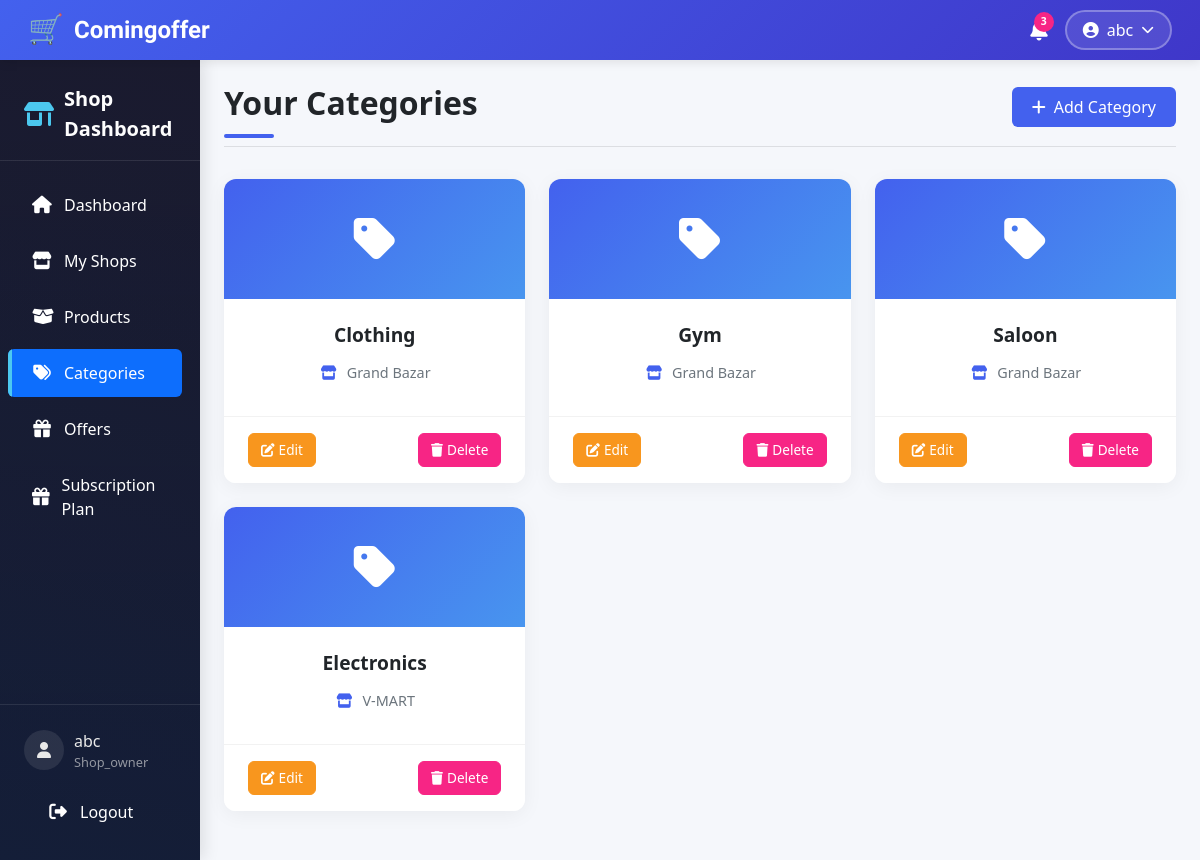
Before: /dashboard/categories.php (signed in) with the older database file.
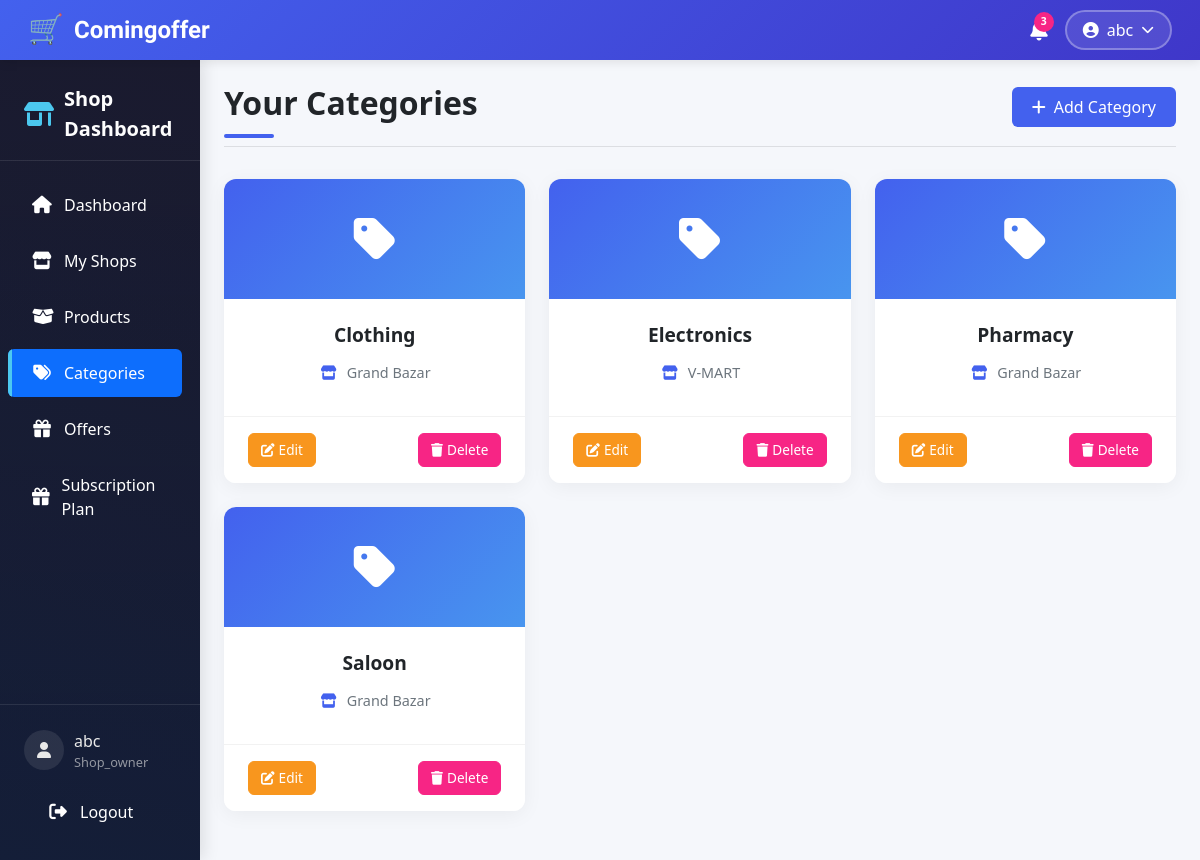
After: the same page with the newer database file.
### tables this page shows
CREATE TABLE `categories` (
  `category_id` int(11) NOT NULL,
  `shop_id` int(11) DEFAULT NULL,
  `category_name` varchar(100) DEFAULT NULL,
  `created_at` timestamp NOT NULL DEFAULT current_timestamp()
);

CREATE TABLE `shops` (
  `shop_id` int(11) NOT NULL,
  `owner_id` int(11) DEFAULT NULL,
  `shop_name` varchar(100) DEFAULT NULL,
  `address` text DEFAULT NULL,
  `city` varchar(100) DEFAULT NULL,
  `state` varchar(100) DEFAULT NULL,
  `pincode` varchar(10) DEFAULT NULL,
  `latitude` decimal(10,8) DEFAULT NULL,
  `longitude` decimal(11,8) DEFAULT NULL,
  `created_at` timestamp NOT NULL DEFAULT current_timestamp(),
  `image` varchar(255) DEFAULT NULL
);

### dashboard/categories.php (the view, shortened to what this page needs)
<?php
require_once '../config/db.php';
$user_id = $_SESSION['user_id'];
$query = "SELECT c.*, s.shop_name FROM categories c
          JOIN shops s ON c.shop_id = s.shop_id
          WHERE s.owner_id = $user_id";
$result = $conn->query($query);
?>
<!DOCTYPE html>
<html lang="en">
<head>
    <link href="https://cdn.jsdelivr.net/npm/bootstrap@5.3.0/dist/css/bootstrap.min.css" rel="stylesheet">
    <link rel="stylesheet" href="https://cdnjs.cloudflare.com/ajax/libs/font-awesome/6.4.0/css/all.min.css">
</head>
<body>
    <?php include '../includes/navbar.php'; ?>
    <div class="container-fluid">
        <div class="row">
            <div class="col-lg-2 p-0">
                <?php include '../includes/sidebar.php'; ?>
            </div>
            <div class="col-lg-10 p-4">
                <div class="page-header">
                    <h2 class="page-title">Your Categories</h2>
                    <a href="add_category.php" class="btn btn-primary add-category-btn">
                        <i class="fas fa-plus me-2"></i>Add Category
                    </a>
                </div>
                <div class="row">
                    <?php if ($result->num_rows > 0): ?>
                        <?php while ($row = $result->fetch_assoc()): ?>
                            <div class="col-xl-4 col-md-6 mb-4">
                                <div class="category-card">
                                    <div class="category-icon">
                                        <i class="fas fa-tag"></i>
                                    </div>
                                    <div class="category-card-body">
                                        <h3 class="category-name"><?= htmlspecialchars($row['category_name']) ?></h3>
                                        <div class="category-detail">
                                            <i class="fas fa-store"></i>
                                            <span><?= htmlspecialchars($row['shop_name']) ?></span>
                                        </div>
                                    </div>
                                    <div class="category-card-footer">
                                        <a href="edit_category.php?id=<?= $row['category_id'] ?>" class="btn btn-warning text-white action-btn edit-btn">
                                            <i class="fas fa-edit me-1"></i>Edit
                                        </a>
                                        <a href="delete_category.php?id=<?= $row['category_id'] ?>" class="btn btn-danger action-btn delete-btn" onclick="return confirm('Are you sure you want to delete this category? All products in this category will be moved to Uncategorized.')">
                                            <i class="fas fa-trash me-1"></i>Delete
                                        </a>
                                    </div>
                                </div>
                            </div>
                        <?php endwhile; ?>
                    <?php endif; ?>
                </div>
            </div>
        </div>
    </div>
</body>
</html>

Changed rows visible on the page:
shown differently, row unchanged: categories "Electronics": moves up the list
changed categories: category_name "Gym" → "Pharmacy"
